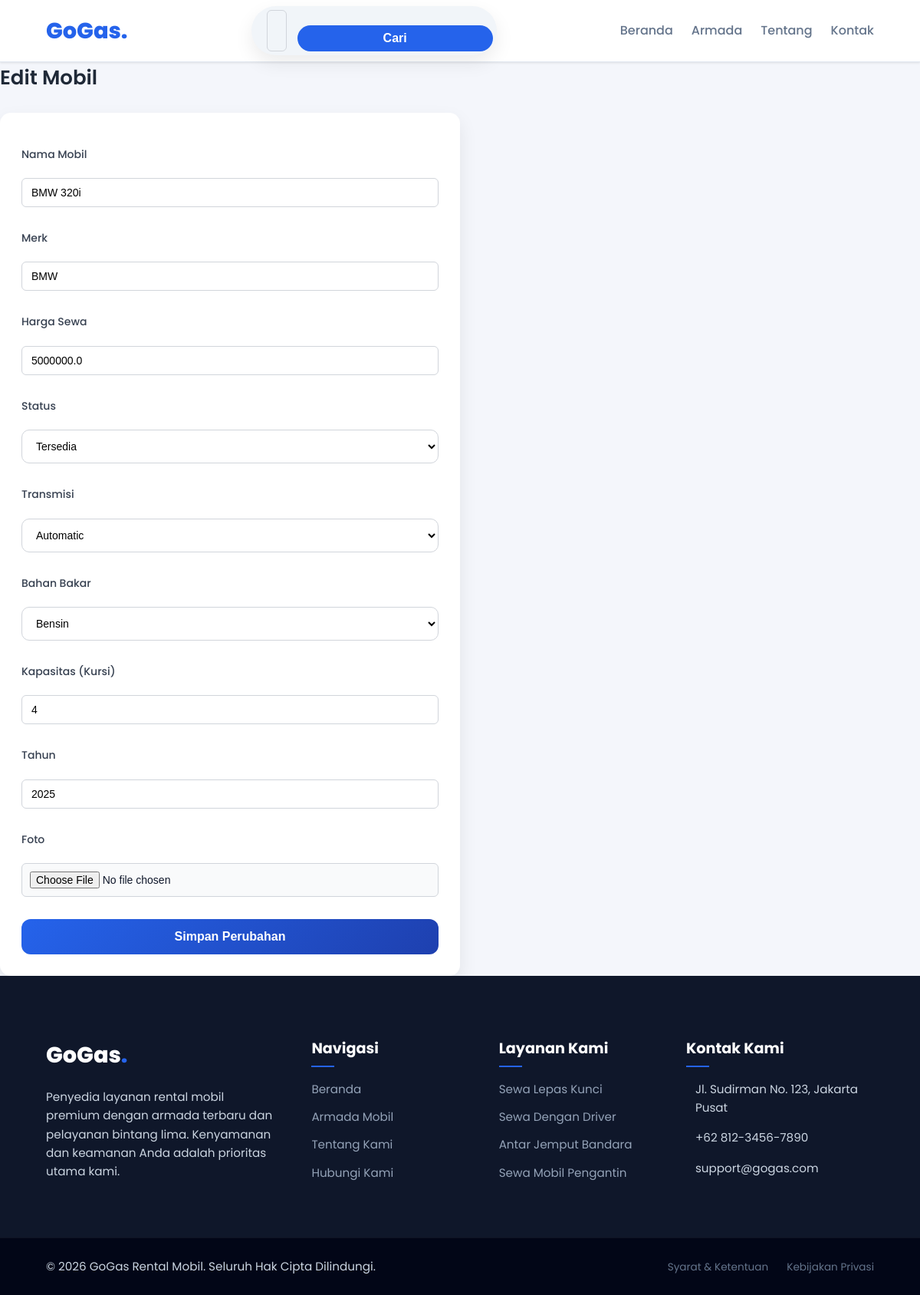
Screenshot of /admin/edit/21 with the database file from the repository.
### tables this page shows
CREATE TABLE rental(
            id INTEGER PRIMARY KEY AUTOINCREMENT,
            nama_mobil TEXT NOT NULL,
            merk TEXT NOT NULL,
            harga_sewa REAL NOT NULL,
            status TEXT NOT NULL,
            foto TEXT
        , transmisi TEXT, bahan_bakar TEXT, kapasitas INTEGER, tahun INTEGER);

### app.py (the view, shortened to what this page needs)
@app.route("/admin/edit/<int:id>", methods=["GET", "POST"])
def admin_edit(id):
    conn = get_db()
    stok = conn.execute(
        "SELECT * FROM rental WHERE id=?", (id,)
    ).fetchone()
    conn.close()
    return render_template("admin/edit.html", stok=stok)

### app.py (called while the page is built)
def get_db():
    conn = sqlite3.connect("stokumkm.db")
    conn.row_factory = sqlite3.Row
    return conn

### templates/admin/edit.html (shortened to what this page needs)
{% extends "base.html" %}
{% block content %}
<h1>Edit Mobil</h1>
<head>
    <link rel="stylesheet" href="{{ url_for('static', filename='uploads/css/admin.css') }}">
</head>
<form action="{{ url_for('admin_edit', id=stok.id) }}"
      method="POST"
      enctype="multipart/form-data"
      style="max-width: 600px;">
    <label>Nama Mobil</label>
    <input type="text" name="nama_mobil" value="{{ stok.nama_mobil }}" required>
    <label>Merk</label>
    <input type="text" name="merk" value="{{ stok.merk }}" required>
    <label>Harga Sewa</label>
    <input type="number" name="harga_sewa" value="{{ stok.harga_sewa }}" required>
    <label>Status</label>
    <select name="status">
        <option value="Tersedia" {% if stok.status == 'Tersedia' %}selected{% endif %}>Tersedia</option>
    </select>
    <label>Transmisi</label>
    <select name="transmisi">
        <option value="Automatic" {% if stok.transmisi == 'Automatic' %}selected{% endif %}>Automatic</option>
    </select>
    <label>Bahan Bakar</label>
    <select name="bahan_bakar">
        <option value="Bensin" {% if stok.bahan_bakar == 'Bensin' %}selected{% endif %}>Bensin</option>
    </select>
    <label>Kapasitas (Kursi)</label>
    <input type="number" name="kapasitas" value="{{ stok.kapasitas }}" required>
    <label>Tahun</label>
    <input type="number" name="tahun" value="{{ stok.tahun }}" required>
    <label>Foto</label>
    <input type="file" name="foto">
    <button type="submit" style="margin-top: 15px;">Simpan Perubahan</button>
</form>
{% endblock %}

### static/uploads/css/style.css (style rules this page uses)
:root { --primary: #2563eb; --primary-dark: #1e40af; --accent: #10b981; --dark: #0f172a; --light: #f8fafc; --white: #ffffff; --gray: #64748b; --border: #e2e8f0; --shadow-sm: 0 1px 3px rgba(0,0,0,0.1); --shadow-md: 0 10px 15px -3px rgba(0,0,0,0.1); --shadow-lg: 0 20px 25px -5px rgba(0, 0, 0, 0.1); --radius-lg: 16px; --radius-md: 12px; }
* { margin: 0; padding: 0; box-sizing: border-box; }
body { font-family: 'Poppins', sans-serif; background: var(--light); color: var(--dark); line-height: 1.6; overflow-x: hidden; }

### static/uploads/css/admin.css (style rules this page uses)
body { background-color: #f4f6f8; font-family: "Segoe UI", Tahoma, Geneva, Verdana, sans-serif; }
h1 { margin-bottom: 20px; color: #1f2937; }
h1 { margin-bottom: 25px; color: #1f2937; }
form { background: #ffffff; padding: 25px 30px; border-radius: 10px; box-shadow: 0 8px 20px rgba(0,0,0,0.08); }
label { display: block; margin-bottom: 6px; margin-top: 15px; font-weight: 600; color: #374151; }
input[type="text"], input[type="number"], input[type="file"], select { width: 100%; padding: 10px 12px; border-radius: 6px; border: 1px solid #d1d5db; font-size: 14px; outline: none; transition: border 0.3s ease, box-shadow 0.3s ease; }
input[type="file"] { padding: 8px; background: #f9fafb; }
button { width: 100%; background-color: #2563eb; color: #ffffff; border: none; padding: 12px; font-size: 15px; font-weight: 600; border-radius: 8px; cursor: pointer; transition: background 0.3s ease, transform 0.1s ease; }
* { box-sizing: border-box; }
body { font-family: "Poppins", sans-serif; background: #f4f6fb; }
h1 { margin-bottom: 24px; font-size: 26px; font-weight: 600; color: #1f2937; }
form { background: #ffffff; padding: 28px; border-radius: 14px; box-shadow: 0 10px 25px rgba(0, 0, 0, 0.08); display: grid; grid-template-columns: 1fr; gap: 14px; }
form label { font-size: 14px; font-weight: 500; color: #374151; }
form input, form select { width: 100%; padding: 12px 14px; font-size: 14px; border-radius: 10px; border: 1px solid #d1d5db; background: #ffffff; }
input[type="file"] { padding: 10px; background: #f9fafb; }
button { margin-top: 20px; padding: 14px; border: none; border-radius: 12px; font-size: 16px; font-weight: 600; color: #ffffff; cursor: pointer; background: linear-gradient(135deg, #2563eb, #1e40af); transition: 0.3s; }

### rows the page displays
rental: nama_mobil "BMW 320i", merk "BMW", harga_sewa "5000000.0", status "Tersedia", transmisi "Automatic", bahan_bakar "Bensin", kapasitas "4", tahun "2025"
